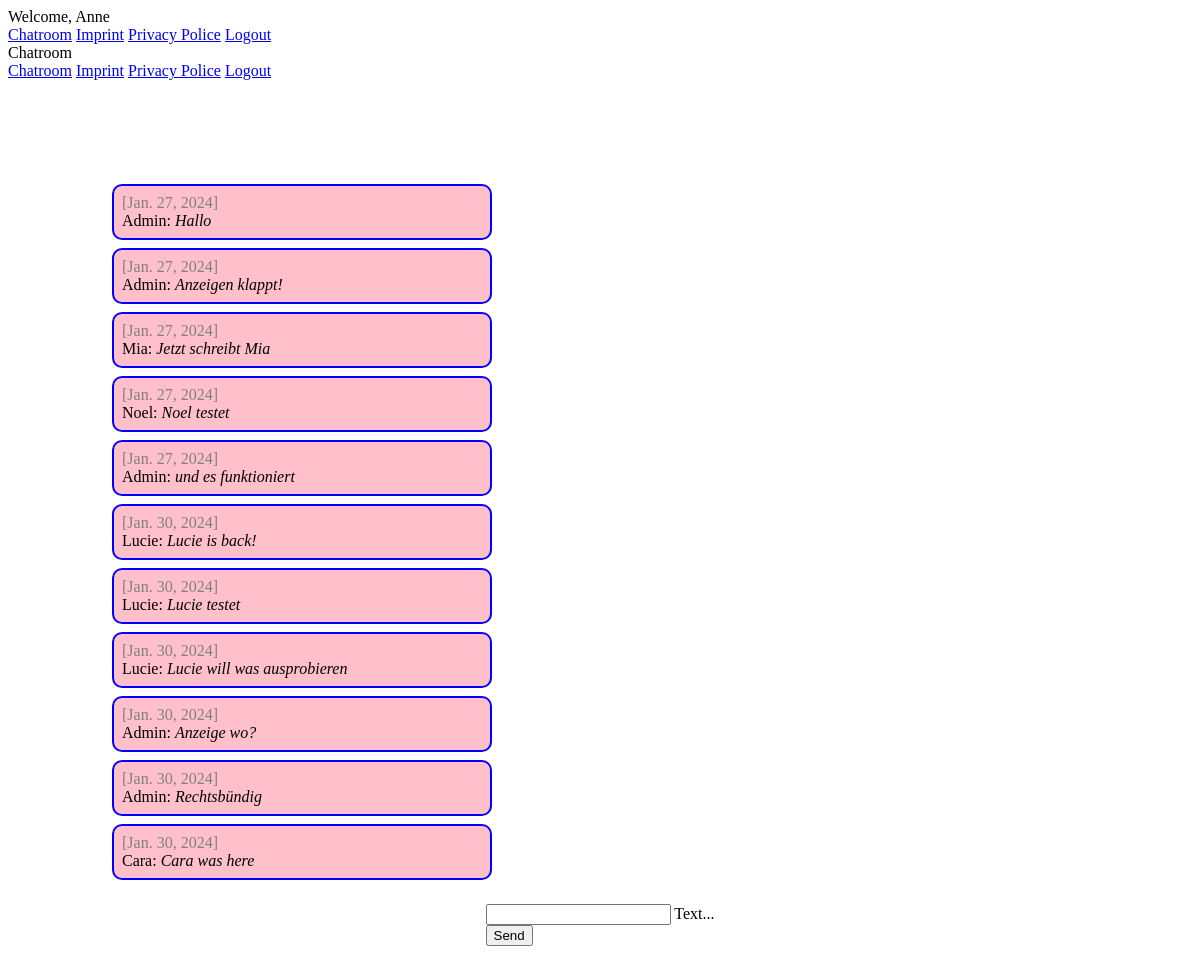
Page /chat/ (signed in) on the committed database.
### chat/models.py (models this page shows)
class Message(models.Model):
    text = models.CharField(max_length=500)
    created_at = models.DateField(default=date.today)
    author = models.ForeignKey(settings.AUTH_USER_MODEL, on_delete=models.CASCADE, related_name='author_message_set')
    receiver = models.ForeignKey(settings.AUTH_USER_MODEL, on_delete=models.CASCADE, related_name='receiver_message_set')
    chat = models.ForeignKey(Chat, on_delete=models.CASCADE, related_name='chat_message_set', default=None, blank=True, null=True)

### chat/views.py (the view, shortened to what this page needs)
# urls.py: path('chat/', index),
@login_required(login_url='/login/')
def index(request):
    username = request.user.first_name if request.user.is_authenticated else "DefaultUsername"
    chatMessages = Message.objects.filter(chat__id=1)
    return render(request, 'chat/index.html', {'messages': chatMessages,'username': username })

### chat/templates/chat/index.html (shortened to what this page needs)
{% extends "base.html" %}
{% block content %}
{% if request.user.is_authenticated %}
<div id="messageContainer">
  {% for message in messages %}
  <div class="messageBox {% if message.author == request.user %} authorMessage{% endif %}">
    <span class="colorGrey">[{{ message.created_at }}]</span><br>
    {{ message.author.first_name }}: <i>{{ message.text }}</i>
  </div>
  {% endfor %}
</div>
<div class="central">
<form onsubmit="sendMessage(); return false" method="post" >
  <div class="mdl-textfield mdl-js-textfield mdl-textfield--floating-label">
    <input
      class="mdl-textfield__input"
      name="textmessage"
      type="text"
      id="messageField"
    />
    <label class="mdl-textfield__label" for="messageField">Text...</label>
  </div>
  <button
    class="mdl-button mdl-js-button mdl-button--raised mdl-js-ripple-effect mdl-button--accent"
  >
    Send
  </button>
</form>
</div>
{% else %}
<h1>Not logged in</h1>
<p>
  You are not logged in. Please log in.<br />
  Please click <a href="/login/">here</a>.
</p>
{% endif %}
{% endblock %}

### templates/base.html (shortened to what this page needs)
<!DOCTYPE html>
<html lang="en">
  <head>
    <link
      rel="stylesheet"
      href="https://code.getmdl.io/1.3.0/material.indigo-pink.min.css"
    />
    {% load static %}
    <link rel="stylesheet" href="{% static 'css/style.css' %}">
  </head>
  <body>
    <div class="mdl-layout mdl-js-layout mdl-layout--fixed-header">
      <header class="mdl-layout__header">
        <div class="mdl-layout__header-row">
          {% if request.user.is_authenticated %}
          <span class="mdl-layout-title"
            >Welcome, {{ request.user.first_name }}</span
          >
          {% else %}
          <span class="mdl-layout-title">Welcome, please log in!</span>
          {% endif %}
          <nav class="mdl-navigation mdl-layout--large-screen-only">
            <a class="mdl-navigation__link" href="/chat/">Chatroom</a>
            <a class="mdl-navigation__link" href="/imprint/">Imprint</a>
            <a class="mdl-navigation__link" href="/privacy_policy/">Privacy Police</a>
            <a class="mdl-navigation__link" href="/logout/">Logout</a>
          </nav>
        </div>
      </header>
      <div class="mdl-layout__drawer">
        <span class="mdl-layout-title">Chatroom</span>
        <nav class="mdl-navigation">
          <a class="mdl-navigation__link" href="/chat/">Chatroom</a>
          <a class="mdl-navigation__link" href="/imprint/">Imprint</a>
          <a class="mdl-navigation__link" href="/privacy_policy/">Privacy Police</a>
          <a class="mdl-navigation__link" href="/logout/">Logout</a>
        </nav>
      </div>
      <main class="mdl-layout__content">
        <div class="page-content">
            {% block content %}
            {% endblock %}
        </div>
      </main>
    </div>
  </body>
</html>

### static/css/style.css (style rules this page uses)
.page-content { padding: 100px 100px; }
.colorGrey { color: gray; }
.central { margin-top: 20px; display: flex; justify-content: center; }
#messageContainer { display: flex; flex-direction: column; }
.messageBox { margin: 4px; background-color: pink; padding: 8px; width: 30vw; overflow: auto; border: blue 2px solid; border-radius: 10px; }

### rows in the picture
Message: created_at "Jan. 27, 2024", author.first_name "Admin", text "Hallo"
Message: created_at "Jan. 27, 2024", author.first_name "Admin", text "Anzeigen klappt!"
Message: created_at "Jan. 27, 2024", author.first_name "Mia", text "Jetzt schreibt Mia"
Message: created_at "Jan. 27, 2024", author.first_name "Noel", text "Noel testet"
Message: created_at "Jan. 27, 2024", author.first_name "Admin", text "und es funktioniert"
Message: created_at "Jan. 30, 2024", author.first_name "Lucie", text "Lucie is back!"
Message: created_at "Jan. 30, 2024", author.first_name "Lucie", text "Lucie testet"
Message: created_at "Jan. 30, 2024", author.first_name "Lucie", text "Lucie will was ausprobieren"
Message: created_at "Jan. 30, 2024", author.first_name "Admin", text "Anzeige wo?"
Message: created_at "Jan. 30, 2024", author.first_name "Admin", text "Rechtsbündig"
Message: created_at "Jan. 30, 2024", author.first_name "Cara", text "Cara was here"

### other values in the picture
{{ request.user.first_name }} "Anne"
